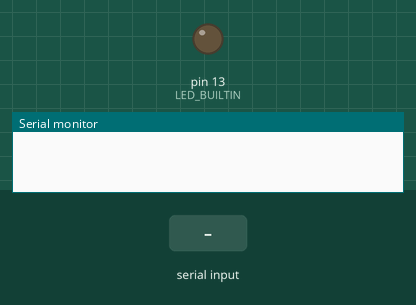
Recording of a sketch running on a simulated Arduino Uno, built with avr-gcc and run on an emulated ATmega328P. Parts: output pins drawn as LEDs (lit = HIGH), the last lines printed to the serial monitor. The inputs (shaded band) are chosen by the test bench.

Above: at 1.2 s.
1.3 s: "1" received over Serial
At 2.0 s:
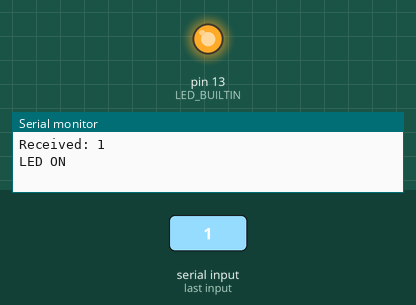
2.8 s: "0" received over Serial
At 3.2 s:
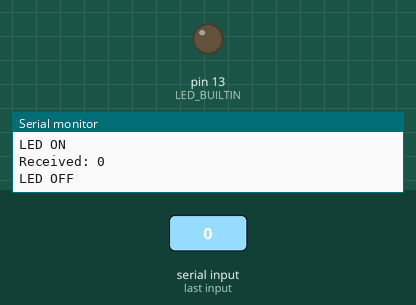
Timing chart, 0 to 5.8 s (numbered marks = the images above; inputs shaded):
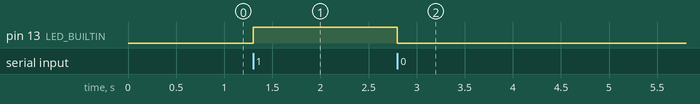

The sketch:

sketch_jun4a.ino
```cpp
void setup() {
  Serial.begin(9600);
  pinMode(LED_BUILTIN, OUTPUT);
}

void loop() {
  if (Serial.available()) {
    char c = Serial.read();
    Serial.print("Received: ");
    Serial.println(c);

    if (c == '1') {
      digitalWrite(LED_BUILTIN, HIGH);
      Serial.println("LED ON");
    } else if (c == '0') {
      digitalWrite(LED_BUILTIN, LOW);
      Serial.println("LED OFF");
    }
  }
}
```

Measured:
- after the input at 1.3 s, pin 13 (LED_BUILTIN): LOW → HIGH at once
- after the input at 2.8 s, pin 13 (LED_BUILTIN): HIGH → LOW at once
